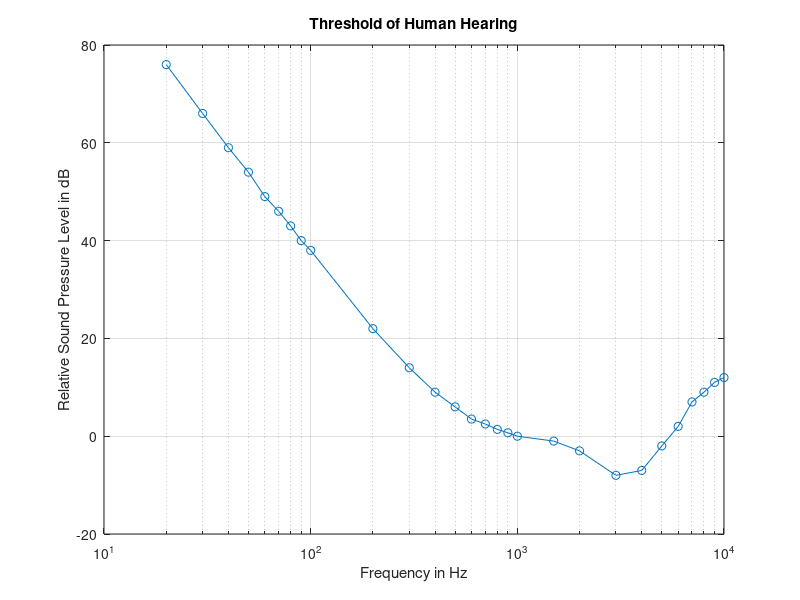
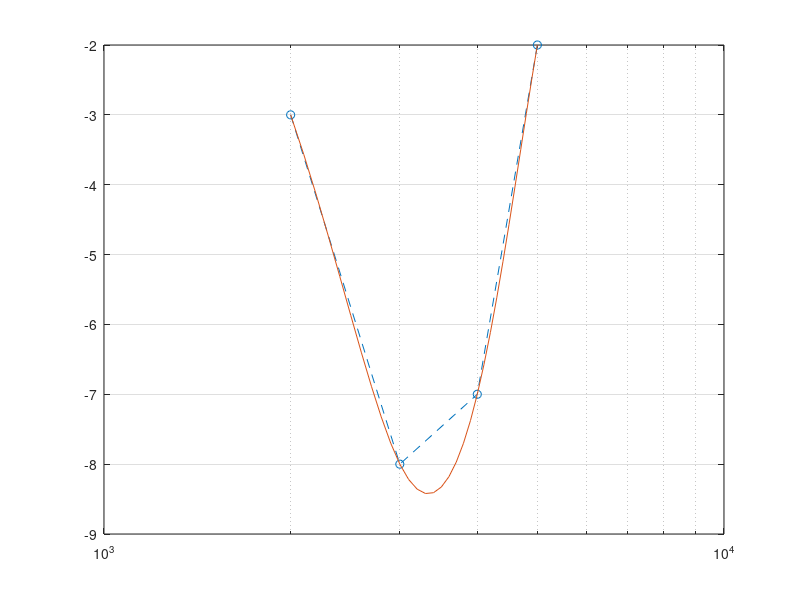

The MATLAB source for these figures, in order:
% A Script to test out data interpolation in Matlab.

% Some data. In this case, the frequency responce of the human hear.
freq = [20:10:100 200:100:1000 1500 2000:1000:10000]; %frequencies in Hz
spl = [76 66 59 54 49 46 43 40 38 22 ...
        14 9 6 3.5 2.5 1.4 0.7 0 -1 -3 ...
            -8 -7 -2 2 7 9 11 12]; %minimum audible sound pressure level in db, 
                                   %referenced to 1000 Hz

% Plot the data        
semilogx(freq, spl, '-o');
xlabel('Frequency in Hz');
ylabel('Relative Sound Pressure Level in dB');
title('Threshold of Human Hearing');
grid on;

% compare the spline interpolation with the linear one at the minima
freqi = 2e3:100:5e3;
spli = interp1(freq, spl, freqi, 'spline');
i = find(freq>=2e3 & freq <= 5e3); % find the indices in the range 2e3<=freq<=5e3

% Plot the comparison
figure(2)
semilogx(freq(i), spl(i), '--o', freqi, spli)
grid on